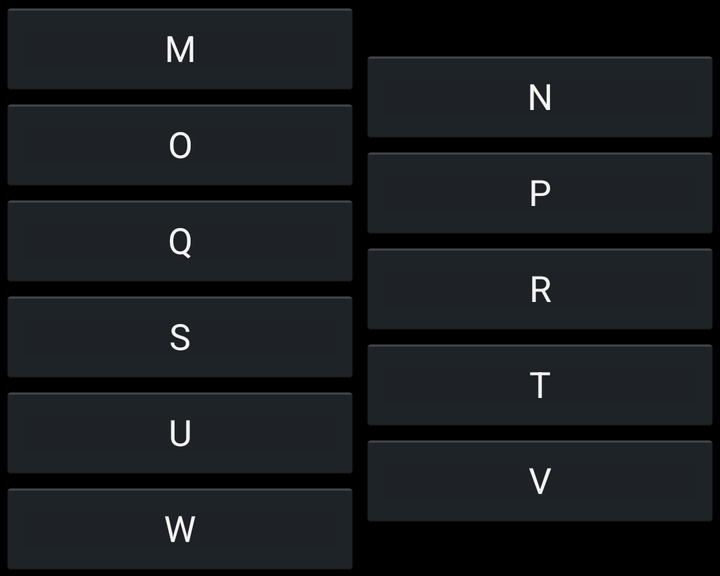
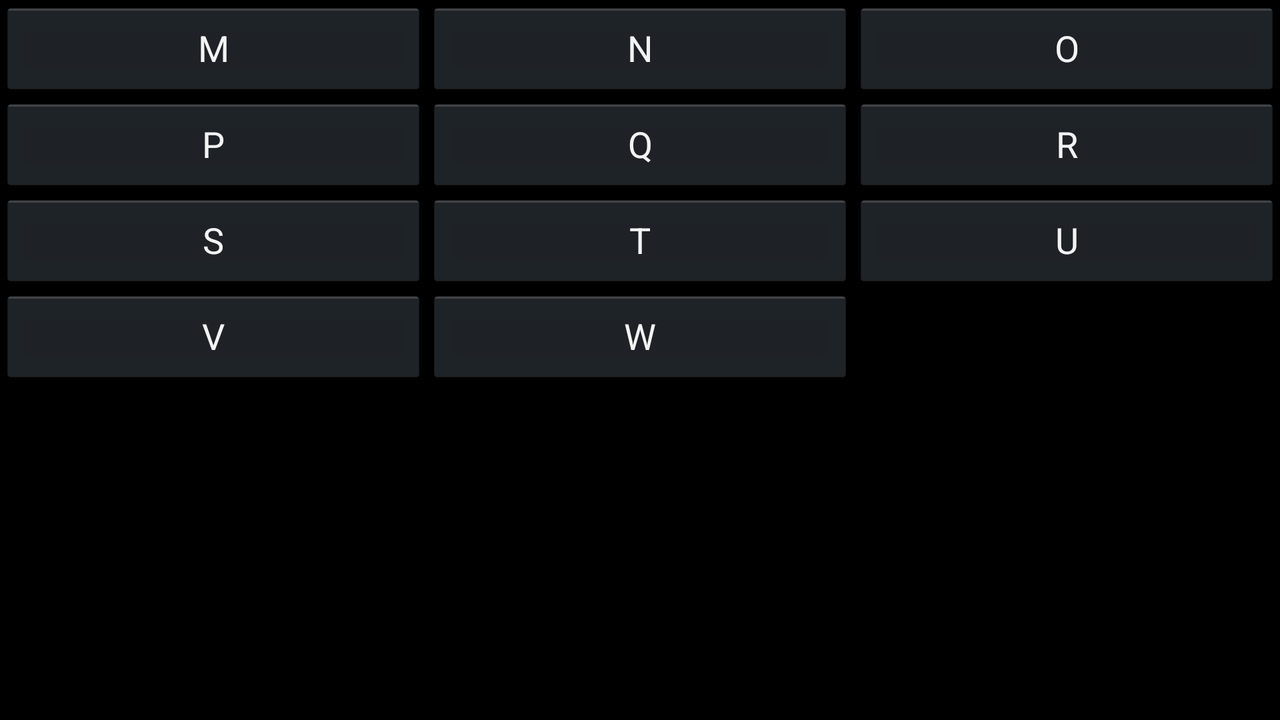

First picture: res/layout/ on a phone held upright. Second picture: the repository's own variant of that layout, on a device whose configuration matches the variant's folder. Source for both follows.
<!-- AndroidManifest.xml: application theme Theme.Blundell -->
<!-- res/layout/tab_2_layout.xml -->
<?xml version="1.0" encoding="utf-8"?>

<LinearLayout xmlns:android="http://schemas.android.com/apk/res/android"
  android:layout_width="match_parent"
  android:layout_height="wrap_content"
  android:layout_centerInParent="true"
  android:baselineAligned="false"
  android:orientation="horizontal">

  <LinearLayout
    android:id="@+id/innerLinearLayout2RowA"
    android:layout_width="match_parent"
    android:layout_height="wrap_content"
    android:layout_gravity="center_vertical"
    android:layout_weight="50"
    android:orientation="vertical">

    <Button
      android:id="@+id/btn_sound13"
      android:layout_width="match_parent"
      android:layout_height="wrap_content"

      android:text="@string/button_sound13" />

    <Button
      android:id="@+id/btn_sound15"
      android:layout_width="match_parent"
      android:layout_height="wrap_content"

      android:text="@string/button_sound15" />

    <Button
      android:id="@+id/btn_sound17"
      android:layout_width="match_parent"
      android:layout_height="wrap_content"

      android:text="@string/button_sound17" />

    <Button
      android:id="@+id/btn_sound19"
      android:layout_width="match_parent"
      android:layout_height="wrap_content"

      android:text="@string/button_sound19" />

    <Button
      android:id="@+id/btn_sound21"
      android:layout_width="match_parent"
      android:layout_height="wrap_content"

      android:text="@string/button_sound21" />

    <Button
      android:id="@+id/btn_sound23"
      android:layout_width="match_parent"
      android:layout_height="wrap_content"

      android:gravity="center_vertical|center_horizontal"
      android:text="@string/button_sound23" />
  </LinearLayout>

  <LinearLayout
    android:id="@+id/innerLinearLayout2RowB"
    android:layout_width="match_parent"
    android:layout_height="wrap_content"
    android:layout_gravity="center_vertical"
    android:layout_weight="50"
    android:orientation="vertical">

    <Button
      android:id="@+id/btn_sound14"
      android:layout_width="match_parent"
      android:layout_height="wrap_content"

      android:text="@string/button_sound14" />

    <Button
      android:id="@+id/btn_sound16"
      android:layout_width="match_parent"
      android:layout_height="wrap_content"

      android:text="@string/button_sound16" />

    <Button
      android:id="@+id/btn_sound18"
      android:layout_width="match_parent"
      android:layout_height="wrap_content"

      android:text="@string/button_sound18" />

    <Button
      android:id="@+id/btn_sound20"
      android:layout_width="match_parent"
      android:layout_height="wrap_content"

      android:text="@string/button_sound20" />

    <Button
      android:id="@+id/btn_sound22"
      android:layout_width="match_parent"
      android:layout_height="wrap_content"

      android:text="@string/button_sound22" />
  </LinearLayout>
</LinearLayout>
<!-- resources referenced by this layout -->
<resources>
  <string name="button_sound13">M</string>
  <string name="button_sound14">N</string>
  <string name="button_sound15">O</string>
  <string name="button_sound16">P</string>
  <string name="button_sound17">Q</string>
  <string name="button_sound18">R</string>
  <string name="button_sound19">S</string>
  <string name="button_sound20">T</string>
  <string name="button_sound21">U</string>
  <string name="button_sound22">V</string>
  <string name="button_sound23">W</string>
  <!-- from res/values-v21/ -->
  <style name="Theme.Blundell" parent="style/Theme.NoTitleBar" />
</resources>
<!-- res/layout-land/tab_2_layout.xml (the repository's variant of the layout above) -->
<!-- drawn on the phone turned sideways -->
<?xml version="1.0" encoding="utf-8"?>


<LinearLayout xmlns:android="http://schemas.android.com/apk/res/android"
  android:layout_width="match_parent"
  android:layout_height="match_parent"
  android:baselineAligned="false">

  <LinearLayout
    android:layout_width="0dip"
    android:layout_height="match_parent"
    android:layout_weight="33"
    android:orientation="vertical">

    <Button
      android:id="@+id/btn_sound13"
      android:layout_width="match_parent"
      android:layout_height="wrap_content"
      android:text="@string/button_sound13" />

    <Button
      android:id="@+id/btn_sound16"
      android:layout_width="match_parent"
      android:layout_height="wrap_content"
      android:text="@string/button_sound16" />

    <Button
      android:id="@+id/btn_sound19"
      android:layout_width="match_parent"
      android:layout_height="wrap_content"
      android:text="@string/button_sound19" />

    <Button
      android:id="@+id/btn_sound22"
      android:layout_width="match_parent"
      android:layout_height="wrap_content"
      android:text="@string/button_sound22" />
  </LinearLayout>

  <LinearLayout
    android:layout_width="0dip"
    android:layout_height="match_parent"
    android:layout_weight="33"
    android:orientation="vertical">

    <Button
      android:id="@+id/btn_sound14"
      android:layout_width="match_parent"
      android:layout_height="wrap_content"
      android:text="@string/button_sound14" />

    <Button
      android:id="@+id/btn_sound17"
      android:layout_width="match_parent"
      android:layout_height="wrap_content"
      android:text="@string/button_sound17" />

    <Button
      android:id="@+id/btn_sound20"
      android:layout_width="match_parent"
      android:layout_height="wrap_content"
      android:text="@string/button_sound20" />

    <Button
      android:id="@+id/btn_sound23"
      android:layout_width="match_parent"
      android:layout_height="wrap_content"
      android:gravity="center_vertical|center_horizontal"
      android:text="@string/button_sound23" />
  </LinearLayout>

  <LinearLayout
    android:layout_width="0dip"
    android:layout_height="match_parent"
    android:layout_weight="33"
    android:orientation="vertical">

    <Button
      android:id="@+id/btn_sound15"
      android:layout_width="match_parent"
      android:layout_height="wrap_content"
      android:text="@string/button_sound15" />

    <Button
      android:id="@+id/btn_sound18"
      android:layout_width="match_parent"
      android:layout_height="wrap_content"
      android:text="@string/button_sound18" />

    <Button
      android:id="@+id/btn_sound21"
      android:layout_width="match_parent"
      android:layout_height="wrap_content"
      android:text="@string/button_sound21" />
  </LinearLayout>
</LinearLayout>
